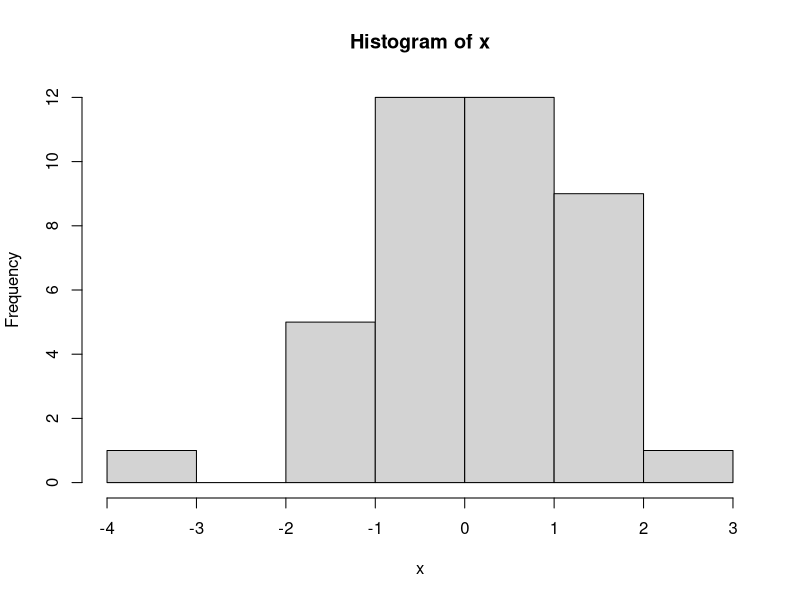
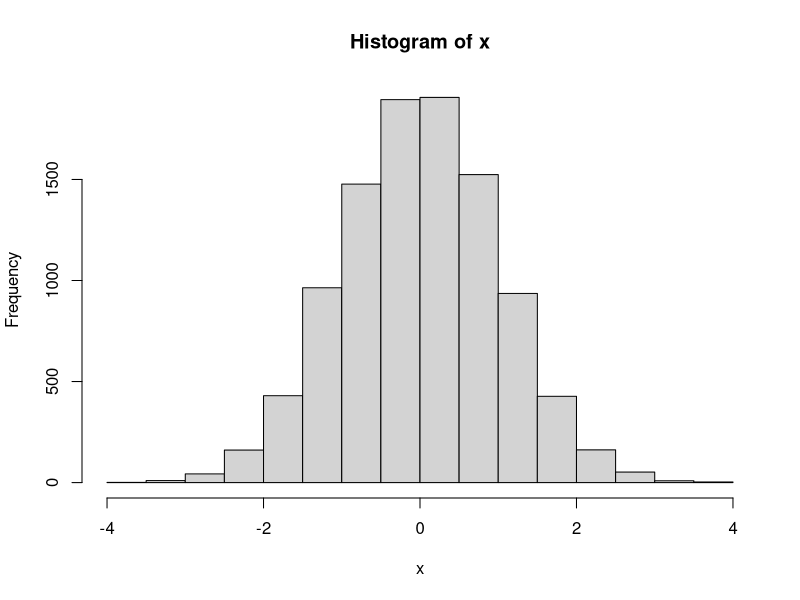
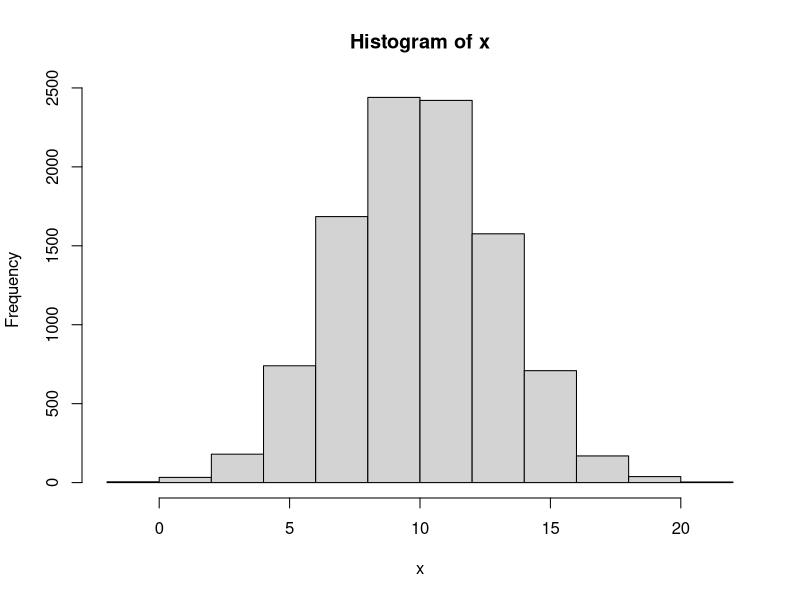
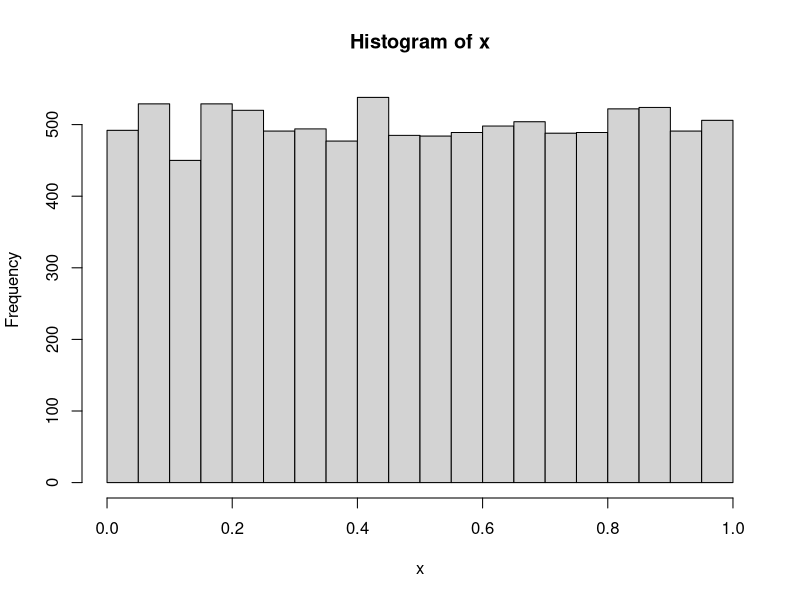
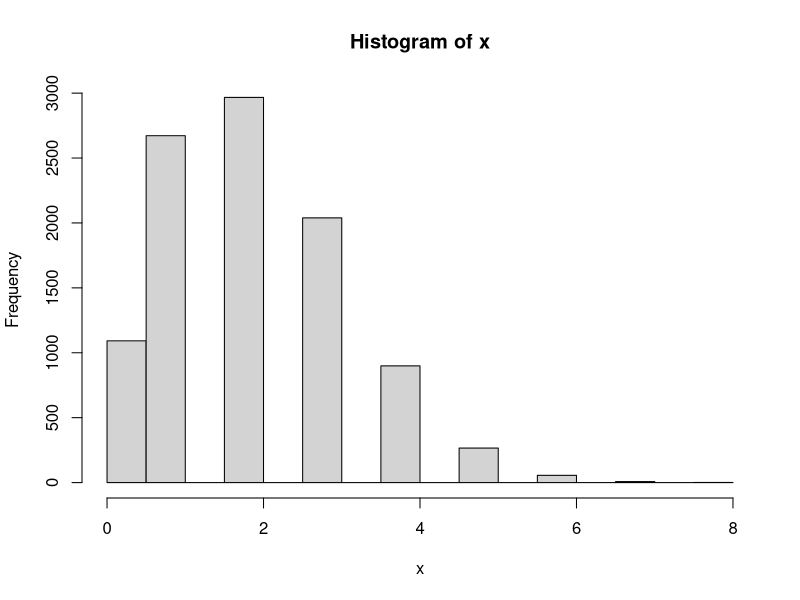
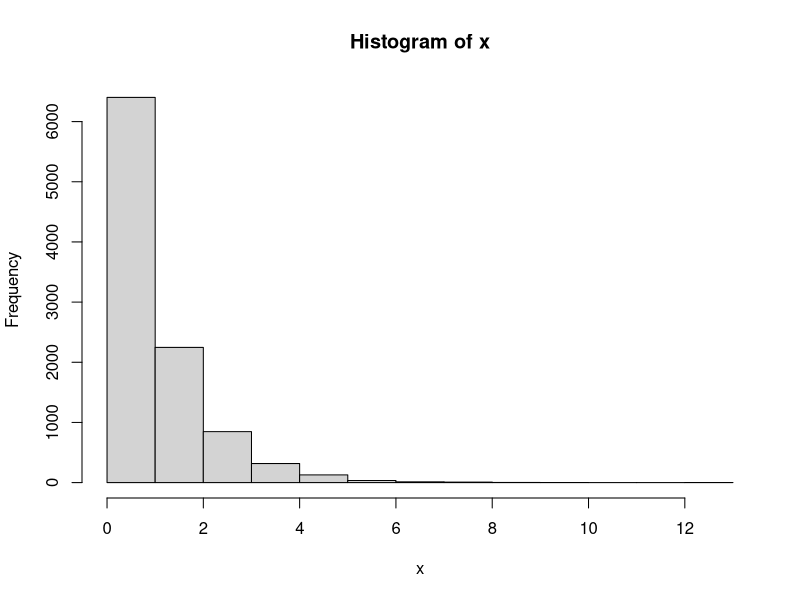
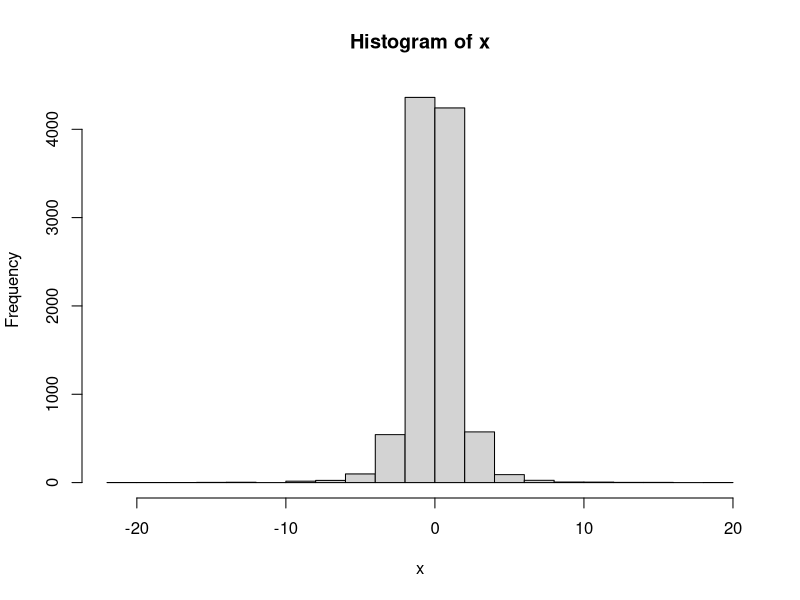
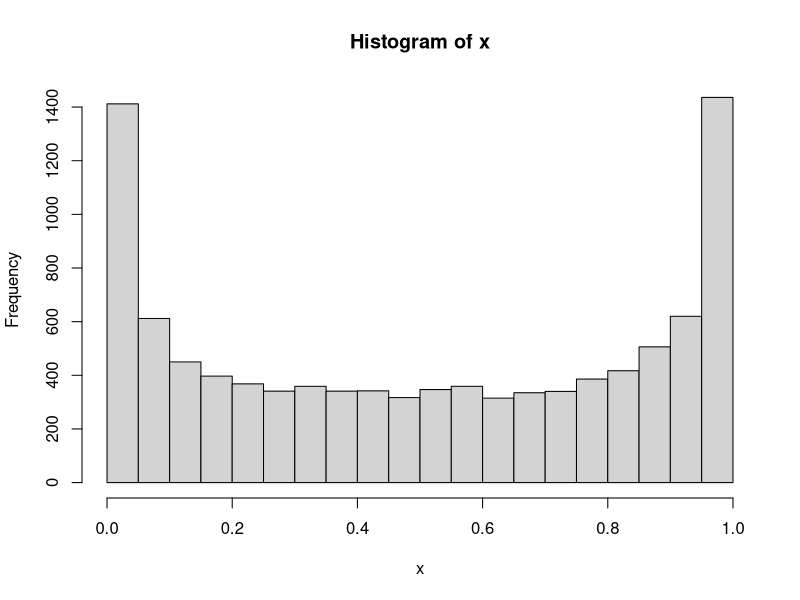

Here is the R script that generated these plots, in order:
# take a random sample of size n (from dist with parameters...)

x=rnorm(20) # standard normal
x=rnorm(20,10,3) # normal mean 10 sd 3
x=runif(10) # uniform(0,1)
x=rbinom(20,10,0.2) # binomial n=10, p=0.2
x=rexp(30) # exponential (mean 1 by default)
x=rt(40,3) # t with 3 df
x
hist(x)

# what does the population look like?
# write a function to take a big random sample
# from it and make a histogram

# dist is a thing like "rnorm"
# (passing in a function)

popdist=function(dist,...)
{
  x=dist(10000,...)
  hist(x)
}

popdist(rnorm)
popdist(rnorm,10,3)
popdist(runif)
popdist(rbinom,10,0.2)
popdist(rexp)
popdist(rt,3)
popdist(rbeta,0.5,0.5)

# take a random sample from given distribution and
# compute its mean

sample.mean=function(n,dist,...)
{
  x=dist(n,...)
  mean(x)
}

sample.mean(20,runif)
sample.mean(25,rexp)
sample.mean(20,rbinom,10,0.2)

# repeat (take a random sample, compute mean) 1000 times,
# glue results together into a vector

x=replicate(1000,sample.mean(1,rnorm))
x=replicate(1000,sample.mean(30,rnorm,10,3))
x=replicate(1000,sample.mean(5,runif))
x=replicate(1000,sample.mean(20,rbinom,1,0.2))
x=replicate(1000,sample.mean(40,rexp))
x=replicate(1000,sample.mean(30,rt,3))
x=replicate(1000,sample.mean(10,rbeta,0.5,0.5))

# make histogram and normal quantile plot of the results

hist(x)
qqnorm(x)
qqline(x)

# some playing with regression


# a curve

x=1:6
y=c(10,11,12,14,17,25)
plot(y~x)
y.lm=lm(y~x)
plot(y.lm)

# a fan-out

y=c(10,10,11,9,14,7,21,6)
x=1:8
plot(y~x)
y2.lm=lm(y~x)
plot(y2.lm)

